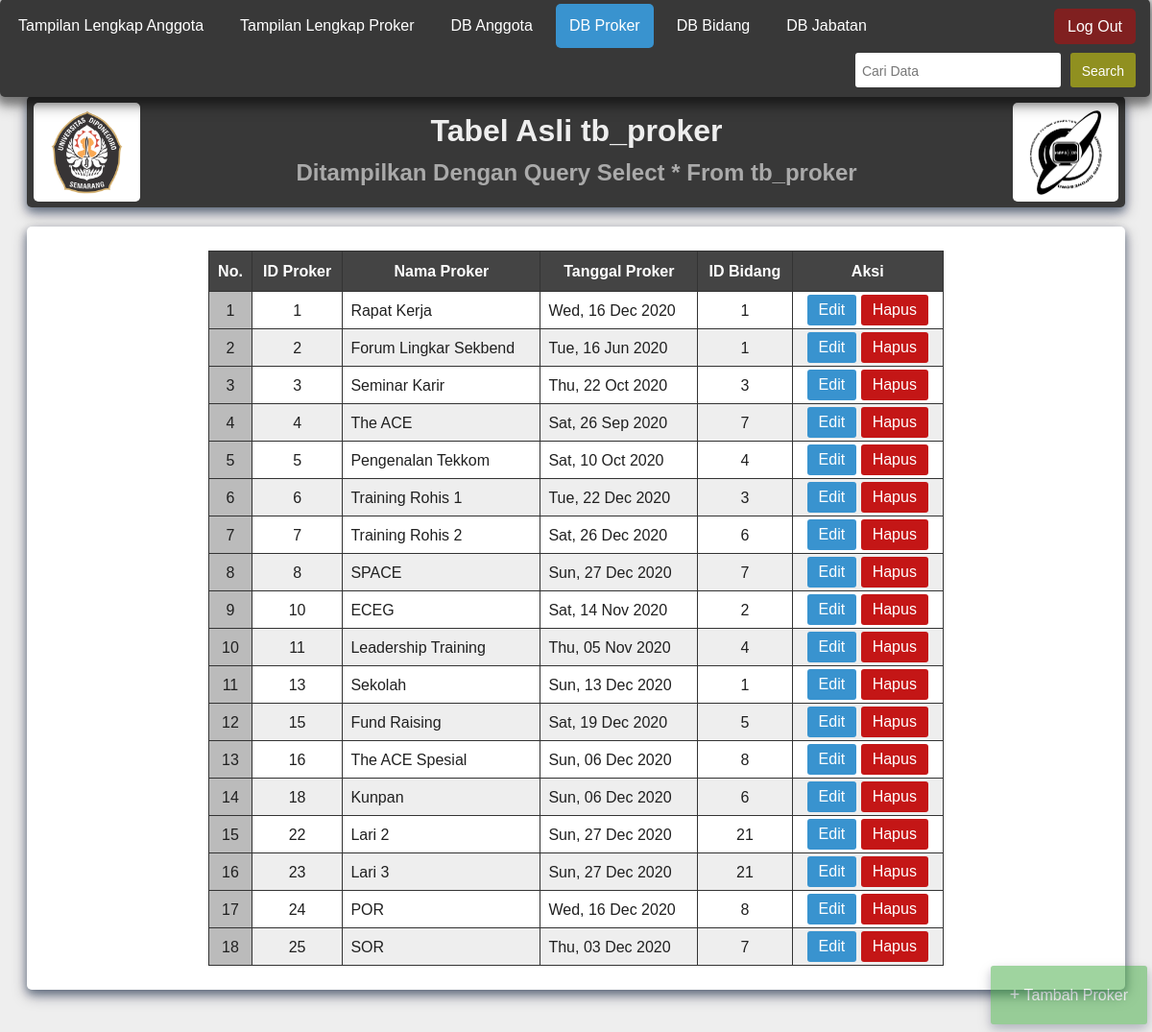
The app's page /ta_sbd/db-proker.php (signed in) with its own data.
### tables this page shows
CREATE TABLE `tb_proker` (
  `id_proker` int(11) NOT NULL,
  `nama_proker` varchar(50) NOT NULL,
  `tanggal_proker` date DEFAULT NULL,
  `id_bidang` int(11) DEFAULT NULL
);

### ta_sbd/db-proker.php (the view, shortened to what this page needs)
<?php
include 'koneksi.php';
?>
<!DOCTYPE html>
<html>
<head>
    <link rel="stylesheet" href="tema.css">
</head>
<body>
<div class="topnav" style="position: fixed; top:5px; width: 99%">
  <a href="index.php">Tampilan Lengkap Anggota</a>
  <a href="lengkap-proker.php">Tampilan Lengkap Proker</a>
  <a href="db-anggota.php">DB Anggota</a>
  <a class="active" href="db-proker.php">DB Proker</a>
  <a href="db-bidang.php">DB Bidang</a>
  <a href="db-jabatan.php">DB Jabatan</a>
  <a style="margin-top:5px; margin-left: 7px; background-color: #802020; float: right; padding-top: 10px; padding-bottom: 9px;" href="logout.php">Log Out</a>
  <a style="padding: 0px; float: right;"><form action="" method="POST">
    <input type="text" name="query" placeholder="Cari Data" class="form_cari">
    <input class="btn_cari" type="submit" name="cari" value="Search">
    </form>
    </a>
</div>
<div class="div1 main">
    <img src="logo.png" style="float: right; height: 93px; width: 80px; padding-top: 5px;padding-bottom: 5px;padding-right: 15px;padding-left: 15px; margin: 5px; background-color: white; border-radius: 5px">
    <img src="undip1.png" style="float: left; height: 93px; width: 93px; padding-top: 5px;padding-bottom: 5px;padding-right: 9px;padding-left: 9px; margin: 5px; background-color: white; border-radius: 5px">
    <h1 style="margin-top: 16px; color: #eeeeee" align="center">Tabel Asli tb_proker</h1>
    <h2 align="center">Ditampilkan Dengan Query Select * From tb_proker</h2>
</div>
<div class="div2">
<table class="hoverTable" border="1" width="70%" align="center">
    <thead>
    <tr>
        <th>No.</th>
        <th>ID Proker</th>
        <th>Nama Proker</th>
        <th>Tanggal Proker</th>
        <th>ID Bidang</th>
        <th>Aksi</th>
        </tr>
    </thead>
<tbody>
<?php
$query = $_POST['query'];
if($query != ''){
    $result = mysqli_query($conn, "SELECT * FROM tb_proker WHERE id_proker LIKE '%$query%' or nama_proker LIKE '%$query%' ORDER BY id_proker");
}else{
     $result = mysqli_query($conn, "SELECT * FROM tb_proker");
}
$no=1;
if(mysqli_num_rows($result)){
while ($data = mysqli_fetch_array($result)){
    ?>
    <tr class="hoverTable">
        <td style="text-align: center; background-color: #bbbbbb"><?php echo $no++;?></td>
        <td style="text-align: center;"><?php echo $data['id_proker'];?></td>
        <td style="text-align: left"><?php echo $data['nama_proker'];?></td>
        <td style="text-align: left"><?php echo date('D, d M yy', strtotime($data["tanggal_proker"])); ?></td>
        <td style="text-align: center;"><?php echo $data['id_bidang'];?></td>
        <td align="center">
        <button><a class=" Edit " href= "edit-proker.php?id_proker=<?php echo $data['id_proker']; ?>">Edit</a></button>
        <button1><a class=" Hapus " href= "delete-proker.php?id_proker=<?php echo $data['id_proker']; ?>">Hapus</a></button1>
        </td>
    </tr>
<?php
}}else{
	echo '<tr><td colspan="9">Data Tidak Ditemukan</td></tr>';
}
?>
</tbody>
</table>
</div>
<div align="center">
<button4 onclick="location.href='add-proker.php'"><a href="add-proker.php"><span style="font-size: 18px">+</span> Tambah Proker</a></button4><br><br>
</div>
</body>
</html>

### ta_sbd/tema.css (style rules this page uses)
.main { margin-top: 100px; margin-bottom: 60px; }
html { scroll-behavior: smooth; }
h1 { color: #dfdfdf; margin: 16px; }
h2 { margin-top: -5px; margin-left: 16px; margin-right: 16px; color: #aaaaaa; }
.div1 { margin-bottom: 20px; padding: 2px; border-radius: 5px; background-color: #383838; margin-left: 20px; margin-right: 20px; box-shadow: 0 4px 10px 0 rgba(0, 20, 50, 0.4), 0 6px 15px 0 rgba(0, 20, 50, 0.4); }
.div2 { margin-left: 20px; margin-right: 20px; padding: 25px; border-radius: 5px; background-color: white; box-shadow: 0 4px 10px 0 rgba(0, 20, 50, 0.4), 0 6px 15px 0 rgba(0, 20, 50, 0.4); }
body { background-image: url("index32.jpg"); background-size: 1368px 768px; background-repeat: no-repeat; background-attachment: fixed; background-color: #eeeeee; font-family: Arial; }
.topnav { width: 100%; margin-top:-6px; margin-left: -8px; border-radius: 5px; padding-top: 5px; padding-bottom: 5px; padding-right: 10px; background-color: #383838; overflow: hidden; box-shadow: 0 4px 8px 4px rgba(0, 0, 0, 0.3), 0 6px 15px 4px rgba(0, 0, 0, 0.3); }
.topnav a { border-radius: 5px; float: left; color: #f2f2f2; text-align: center; padding: 14px 14px; text-decoration: none; font-size: 17px; margin-right: 5px; margin-left: 5px; overflow: hidden; }
.topnav a.active { background-color: #3993cf; color: white; }
table { border-collapse: collapse; line-height: 170%; text-align: center; border-width: 3px; border-color: #333333; border-style: initial; }
.hoverTable th { background-color: #444444; color: white; text-align: center; padding: 7px; }
.hoverTable td { background-color: white; color: #202020; padding: 0px; padding-left: 8px; padding-right: 8px; }
.hoverTable tr:nth-child(even) td { background: #eee; }
.form_cari { border-radius: 3px; font-family: arial; width: 200px; padding: 7px; font-size: 14pt; border-width: 0px; margin:5px; color: #222222; background-color: #ffffff; border-color: #aaaaaa; border-style: none; }
.btn_cari { opacity: 1; font-family: arial; background-color: #909020; color: rgb(255, 255, 255); text-decoration: none; padding-top: 11px; padding-bottom: 9px; padding-left: 12px; padding-right: 12px; cursor: pointer; border-radius: 3px; border-width: 0px; font-size: 14px; margin-top: 0px; }
a:link { color: rgb(255, 255, 255); text-decoration: none; font-size: 16px; }
button { opacity: 1; font-family: arial; background-color:#3993cf; color: rgb(255, 255, 255); text-decoration: none; padding-top: 7px; padding-bottom: 7px; padding-left: 12px; padding-right: 12px; cursor: pointer; border-radius: 3px; border-width: 0px; font-size: 14px; margin-top:3px; margin-bottom:3px; }
button1 { opacity: 1; font-family: arial; background-color:#c41616; color: rgb(255, 255, 255); text-decoration: none; padding-top: 8px; padding-bottom: 8px; padding-left: 12px; padding-right: 12px; cursor: pointer; border-radius: 3px; border-width: 0px; font-size: 14px; margin-top:3px; margin-bottom:3px; }
button4 { opacity: 0.5; position: fixed; bottom: 5px; right: 5px; background-color:#40aa40; color: rgb(255, 255, 255); text-decoration: none; padding:20px; cursor: pointer; border-radius: 3px; border-width: 0px; font-size: 14px; text-align: center; margin-top: 3px; margin-bottom:3px; box-shadow: 0 4px 8px 0 rgba(0, 20, 50, 0.3), 0 6px 15px 0 rgba(0, 20, 50, 0.3); }
::placeholder { color: #777777; font-size: 14px; }

### records on screen
tb_proker: id_proker "1", nama_proker "Rapat Kerja", tanggal_proker "Wed, 16 Dec 2020", id_bidang "1"
tb_proker: id_proker "2", nama_proker "Forum Lingkar Sekbend", tanggal_proker "Tue, 16 Jun 2020", id_bidang "1"
tb_proker: id_proker "3", nama_proker "Seminar Karir", tanggal_proker "Thu, 22 Oct 2020", id_bidang "3"
tb_proker: id_proker "4", nama_proker "The ACE", tanggal_proker "Sat, 26 Sep 2020", id_bidang "7"
tb_proker: id_proker "5", nama_proker "Pengenalan Tekkom", tanggal_proker "Sat, 10 Oct 2020", id_bidang "4"
tb_proker: id_proker "6", nama_proker "Training Rohis 1", tanggal_proker "Tue, 22 Dec 2020", id_bidang "3"
tb_proker: id_proker "7", nama_proker "Training Rohis 2", tanggal_proker "Sat, 26 Dec 2020", id_bidang "6"
tb_proker: id_proker "8", nama_proker "SPACE", tanggal_proker "Sun, 27 Dec 2020", id_bidang "7"
tb_proker: id_proker "10", nama_proker "ECEG", tanggal_proker "Sat, 14 Nov 2020", id_bidang "2"
tb_proker: id_proker "11", nama_proker "Leadership Training", tanggal_proker "Thu, 05 Nov 2020", id_bidang "4"
tb_proker: id_proker "13", nama_proker "Sekolah", tanggal_proker "Sun, 13 Dec 2020", id_bidang "1"
tb_proker: id_proker "15", nama_proker "Fund Raising", tanggal_proker "Sat, 19 Dec 2020", id_bidang "5"
tb_proker: id_proker "16", nama_proker "The ACE Spesial", tanggal_proker "Sun, 06 Dec 2020", id_bidang "8"
tb_proker: id_proker "18", nama_proker "Kunpan", tanggal_proker "Sun, 06 Dec 2020", id_bidang "6"
tb_proker: id_proker "22", nama_proker "Lari 2", tanggal_proker "Sun, 27 Dec 2020", id_bidang "21"
tb_proker: id_proker "23", nama_proker "Lari 3", tanggal_proker "Sun, 27 Dec 2020", id_bidang "21"
tb_proker: id_proker "24", nama_proker "POR", tanggal_proker "Wed, 16 Dec 2020", id_bidang "8"
tb_proker: id_proker "25", nama_proker "SOR", tanggal_proker "Thu, 03 Dec 2020", id_bidang "7"
